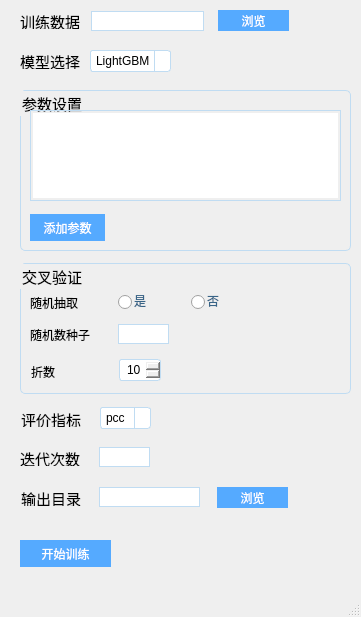
<?xml version="1.0" encoding="UTF-8"?>
<ui version="4.0">
 <class>model_select</class>
 <widget class="QMainWindow" name="model_select">
  <property name="geometry">
   <rect>
    <x>0</x>
    <y>0</y>
    <width>361</width>
    <height>617</height>
   </rect>
  </property>
  <property name="windowTitle">
   <string>MainWindow</string>
  </property>
  <property name="styleSheet">
   <string notr="true">
QLineEdit,QPlainTextEdit,QSpinBox,QDoubleSpinBox{

border:1px solid  #C0DCF2;
padding:2px;
background:none;
selection-background-color:#EEEEEE;
selection-color:#000000;
}

QLineEdit[echoMode=&quot;2&quot;]{
lineedit-password-character:9679;
}

QPushButton
{
    color: rgb(255, 255, 255);
    background-color: rgb(85, 170, 255);
    border:none;
    padding: 3px;
    font-family: &quot;微软雅黑&quot;;
    font-size: 12px;
    text-align: center;
}
QComboBox,QDateEdit,QSpinBox,QDoubleSpinBox{
border-radius:3px;
padding:3px 5px 3px 5px;
border:1px solid #C0DCF2;
}

QComboBox::drop-down,QDateEdit::drop-down{
subcontrol-origin:padding;
subcontrol-position:top right;
width:15px;
border-left-width:1px;
border-left-style:solid;
border-top-right-radius:3px;
border-bottom-right-radius:3px;
border-left-color:#C0DCF2;
}

QComboBox::down-arrow,QDateEdit::down-arrow{
image:url(:/image/array_down.png);
}
.QGroupBox{
border:1px solid #C0DCF2;
border-radius:5px;
}

QRadioButton{
color:#386487;
spacing:2px;
}

QRadioButton::indicator{
width:15px;
height:15px;
}

QRadioButton::indicator::unchecked{
image:url(&quot;D:/Documents/PyQt5/qt_protein/qt_protein/ui/images/radio_normal.png&quot;);
}

QRadioButton::indicator::checked{
image:url(&quot;D:/Documents/PyQt5/qt_protein/qt_protein/ui/images/radio_selected.png&quot;);
}</string>
  </property>
  <widget class="QWidget" name="centralwidget">
   <widget class="QLabel" name="label">
    <property name="geometry">
     <rect>
      <x>20</x>
      <y>53</y>
      <width>61</width>
      <height>16</height>
     </rect>
    </property>
    <property name="font">
     <font>
      <family>微软雅黑</family>
      <pointsize>11</pointsize>
     </font>
    </property>
    <property name="text">
     <string>模型选择</string>
    </property>
   </widget>
   <widget class="QComboBox" name="model_box">
    <property name="geometry">
     <rect>
      <x>90</x>
      <y>50</y>
      <width>81</width>
      <height>22</height>
     </rect>
    </property>
    <item>
     <property name="text">
      <string>LightGBM</string>
     </property>
    </item>
    <item>
     <property name="text">
      <string>XGBoost</string>
     </property>
    </item>
   </widget>
   <widget class="QLabel" name="label_2">
    <property name="geometry">
     <rect>
      <x>20</x>
      <y>13</y>
      <width>61</width>
      <height>16</height>
     </rect>
    </property>
    <property name="font">
     <font>
      <family>微软雅黑</family>
      <pointsize>11</pointsize>
     </font>
    </property>
    <property name="text">
     <string>训练数据</string>
    </property>
   </widget>
   <widget class="QPushButton" name="open_file_button">
    <property name="geometry">
     <rect>
      <x>218</x>
      <y>10</y>
      <width>71</width>
      <height>21</height>
     </rect>
    </property>
    <property name="text">
     <string>浏览</string>
    </property>
   </widget>
   <widget class="QLineEdit" name="file_path">
    <property name="geometry">
     <rect>
      <x>91</x>
      <y>11</y>
      <width>113</width>
      <height>20</height>
     </rect>
    </property>
    <property name="styleSheet">
     <string notr="true"/>
    </property>
    <property name="text">
     <string/>
    </property>
   </widget>
   <widget class="QGroupBox" name="params_setup">
    <property name="geometry">
     <rect>
      <x>20</x>
      <y>90</y>
      <width>331</width>
      <height>161</height>
     </rect>
    </property>
    <property name="font">
     <font>
      <family>微软雅黑</family>
      <pointsize>11</pointsize>
     </font>
    </property>
    <property name="title">
     <string>参数设置</string>
    </property>
    <widget class="QPushButton" name="add_params_button">
     <property name="geometry">
      <rect>
       <x>10</x>
       <y>124</y>
       <width>75</width>
       <height>27</height>
      </rect>
     </property>
     <property name="text">
      <string>添加参数</string>
     </property>
    </widget>
    <widget class="QPlainTextEdit" name="params_dict_text">
     <property name="geometry">
      <rect>
       <x>10</x>
       <y>20</y>
       <width>311</width>
       <height>91</height>
      </rect>
     </property>
     <property name="plainText">
      <string/>
     </property>
    </widget>
   </widget>
   <widget class="QGroupBox" name="cross_validation">
    <property name="geometry">
     <rect>
      <x>20</x>
      <y>263</y>
      <width>331</width>
      <height>131</height>
     </rect>
    </property>
    <property name="font">
     <font>
      <family>微软雅黑</family>
      <pointsize>11</pointsize>
     </font>
    </property>
    <property name="title">
     <string>交叉验证</string>
    </property>
    <widget class="QLabel" name="label_3">
     <property name="geometry">
      <rect>
       <x>10</x>
       <y>32</y>
       <width>61</width>
       <height>16</height>
      </rect>
     </property>
     <property name="text">
      <string>随机抽取</string>
     </property>
    </widget>
    <widget class="QRadioButton" name="use_cross_validation">
     <property name="geometry">
      <rect>
       <x>97</x>
       <y>30</y>
       <width>89</width>
       <height>16</height>
      </rect>
     </property>
     <property name="text">
      <string>是</string>
     </property>
    </widget>
    <widget class="QRadioButton" name="dontuse_cross_validation">
     <property name="geometry">
      <rect>
       <x>170</x>
       <y>30</y>
       <width>89</width>
       <height>16</height>
      </rect>
     </property>
     <property name="text">
      <string>否</string>
     </property>
    </widget>
    <widget class="QLabel" name="label_4">
     <property name="geometry">
      <rect>
       <x>10</x>
       <y>61</y>
       <width>81</width>
       <height>21</height>
      </rect>
     </property>
     <property name="text">
      <string>随机数种子</string>
     </property>
    </widget>
    <widget class="QLineEdit" name="random_seed">
     <property name="geometry">
      <rect>
       <x>98</x>
       <y>61</y>
       <width>51</width>
       <height>20</height>
      </rect>
     </property>
    </widget>
    <widget class="QLabel" name="label_5">
     <property name="geometry">
      <rect>
       <x>11</x>
       <y>101</y>
       <width>51</width>
       <height>16</height>
      </rect>
     </property>
     <property name="text">
      <string>折数</string>
     </property>
    </widget>
    <widget class="QSpinBox" name="n_flods">
     <property name="geometry">
      <rect>
       <x>99</x>
       <y>96</y>
       <width>42</width>
       <height>22</height>
      </rect>
     </property>
     <property name="value">
      <number>10</number>
     </property>
    </widget>
   </widget>
   <widget class="QLabel" name="output_dir">
    <property name="geometry">
     <rect>
      <x>21</x>
      <y>490</y>
      <width>61</width>
      <height>16</height>
     </rect>
    </property>
    <property name="font">
     <font>
      <family>微软雅黑</family>
      <pointsize>11</pointsize>
     </font>
    </property>
    <property name="text">
     <string>输出目录</string>
    </property>
   </widget>
   <widget class="QPushButton" name="tarin_btn">
    <property name="geometry">
     <rect>
      <x>20</x>
      <y>540</y>
      <width>91</width>
      <height>27</height>
     </rect>
    </property>
    <property name="font">
     <font>
      <family>微软雅黑</family>
      <pointsize>-1</pointsize>
     </font>
    </property>
    <property name="text">
     <string>开始训练</string>
    </property>
   </widget>
   <widget class="QLabel" name="label_6">
    <property name="geometry">
     <rect>
      <x>21</x>
      <y>411</y>
      <width>61</width>
      <height>16</height>
     </rect>
    </property>
    <property name="font">
     <font>
      <family>微软雅黑</family>
      <pointsize>11</pointsize>
     </font>
    </property>
    <property name="text">
     <string>评价指标</string>
    </property>
   </widget>
   <widget class="QComboBox" name="comboBox_2">
    <property name="geometry">
     <rect>
      <x>100</x>
      <y>407</y>
      <width>51</width>
      <height>22</height>
     </rect>
    </property>
    <item>
     <property name="text">
      <string>pcc</string>
     </property>
    </item>
   </widget>
   <widget class="QLineEdit" name="output_path">
    <property name="geometry">
     <rect>
      <x>99</x>
      <y>487</y>
      <width>101</width>
      <height>20</height>
     </rect>
    </property>
   </widget>
   <widget class="QPushButton" name="output_dir_btn">
    <property name="geometry">
     <rect>
      <x>217</x>
      <y>487</y>
      <width>71</width>
      <height>21</height>
     </rect>
    </property>
    <property name="text">
     <string>浏览</string>
    </property>
   </widget>
   <widget class="QLabel" name="label_7">
    <property name="geometry">
     <rect>
      <x>20</x>
      <y>450</y>
      <width>61</width>
      <height>16</height>
     </rect>
    </property>
    <property name="font">
     <font>
      <family>微软雅黑</family>
      <pointsize>11</pointsize>
     </font>
    </property>
    <property name="text">
     <string>迭代次数</string>
    </property>
   </widget>
   <widget class="QLineEdit" name="num_round">
    <property name="geometry">
     <rect>
      <x>99</x>
      <y>447</y>
      <width>51</width>
      <height>20</height>
     </rect>
    </property>
   </widget>
  </widget>
  <widget class="QMenuBar" name="menubar">
   <property name="geometry">
    <rect>
     <x>0</x>
     <y>0</y>
     <width>361</width>
     <height>23</height>
    </rect>
   </property>
  </widget>
  <widget class="QStatusBar" name="statusbar"/>
 </widget>
 <resources/>
 <connections/>
</ui>
